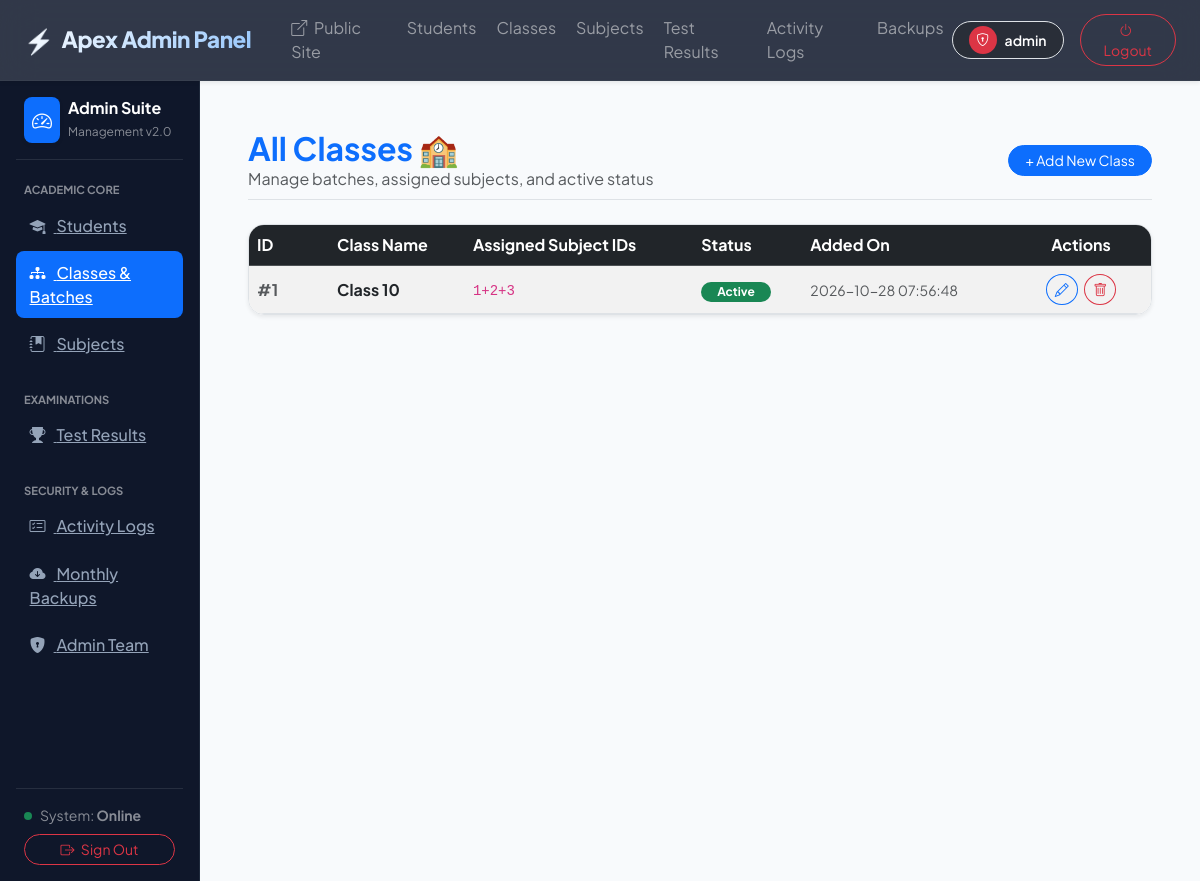
The page /class-table.php (signed in) on the database its author committed.
### tables this page shows
CREATE TABLE tblclass (
    classid INTEGER PRIMARY KEY AUTOINCREMENT,
    classname TEXT NOT NULL,
    subject TEXT,
    status INTEGER DEFAULT 1,
    addedDateTime TEXT,
    addedIPaddress TEXT
);

### class-table.php (the view, shortened to what this page needs)
<?php
include "dbms.php";
include "includes/top.php";
?>
<?php
include "includes/nav.php";
include "includes/left-side.php";
$stmt = $conn->prepare("SELECT * FROM tblclass ORDER BY classid DESC");
$stmt->execute();
?>
<div class="d-flex justify-content-between align-items-center mb-4 border-bottom pb-2 flex-wrap gap-2">
    <div>
        <h2 class="text-primary fw-bold m-0">All Classes 🏫</h2>
        <p class="text-muted m-0">Manage batches, assigned subjects, and active status</p>
    </div>
    <a href="add-class2.php" class="btn btn-primary btn-sm rounded-pill px-3">+ Add New Class</a>
</div>
<div class="glass-card border shadow-sm rounded-4 overflow-hidden">
    <div class="table-responsive">
        <table class="table table-hover table-striped align-middle mb-0">
            <thead class="table-dark">
                <tr>
                    <th scope="col" style="width: 80px;">ID</th>
                    <th scope="col">Class Name</th>
                    <th scope="col">Assigned Subject IDs</th>
                    <th scope="col">Status</th>
                    <th scope="col">Added On</th>
                    <th scope="col" style="width: 140px;" class="text-center">Actions</th>
                </tr>
            </thead>
            <tbody>
            <?php
            while ($row = $stmt->fetch()):
            ?>
                <tr>
                    <td class="fw-bold text-muted">#<?php echo htmlspecialchars($row['classid']); ?></td>
                    <td class="fw-bold text-dark"><?php echo htmlspecialchars($row['classname']); ?></td>
                    <td><code><?php echo htmlspecialchars($row['subject'] ?: 'None'); ?></code></td>
                    <td>
                        <?php if ($row['status'] == '1'): ?>
                            <span class="badge bg-success rounded-pill px-3 py-1">Active</span>
                        <?php else: ?>
                            <span class="badge bg-secondary rounded-pill px-3 py-1">Inactive</span>
                        <?php endif; ?>
                    </td>
                    <td><small class="text-muted"><?php echo htmlspecialchars($row['addedDateTime'] ?? 'N/A'); ?></small></td>
                    <td class="text-center">
                        <a href="class-edit.php?classid=<?php echo urlencode($row['classid']); ?>" class="btn btn-outline-primary btn-sm rounded-circle me-1" title="Edit Class">
                            <i class="bi bi-pencil"></i>
                        </a>
                        <a href="class-delete.php?classid=<?php echo urlencode($row['classid']); ?>" class="btn btn-outline-danger btn-sm rounded-circle" onclick="return confirm('Delete this class?');" title="Delete Class">
                            <i class="bi bi-trash"></i>
                        </a>
                    </td>
                </tr>
            <?php endwhile; ?>
            </tbody>
        </table>
    </div>
</div>
<?php
include "includes/end.php";
?>

### style.css (style rules this page uses)
:root { --primary: #4f46e5; --primary-hover: #4338ca; --primary-light: #eef2ff; --secondary: #0ea5e9; --accent: #f59e0b; --success: #10b981; --danger: #ef4444; --dark-bg: #0f172a; --card-bg: rgba(255, 255, 255, 0.92); --glass-border: rgba(255, 255, 255, 0.4); --glass-shadow: 0 20px 40px -15px rgba(0, 0, 0, 0.07); --font-main: 'Plus Jakarta Sans', -apple-system, BlinkMacSystemFont, "Segoe UI", Roboto, sans-serif; }
body { font-family: var(--font-main); background-color: #f8fafc; color: #1e293b; overflow-x: hidden; margin: 0; padding: 0; }
.glass-card { background: var(--card-bg); backdrop-filter: blur(16px); -webkit-backdrop-filter: blur(16px); border: 1px solid var(--glass-border); border-radius: 1.25rem; box-shadow: var(--glass-shadow); transition: all 0.3s cubic-bezier(0.16, 1, 0.3, 1); }

### rows shown on the page
tblclass: classid "1", classname "Class 10", subject "1+2+3", status "Active", addedDateTime "2026-10-28 07:56:48"

### other values the page prints
$_SESSION['adminusername'] "admin"
